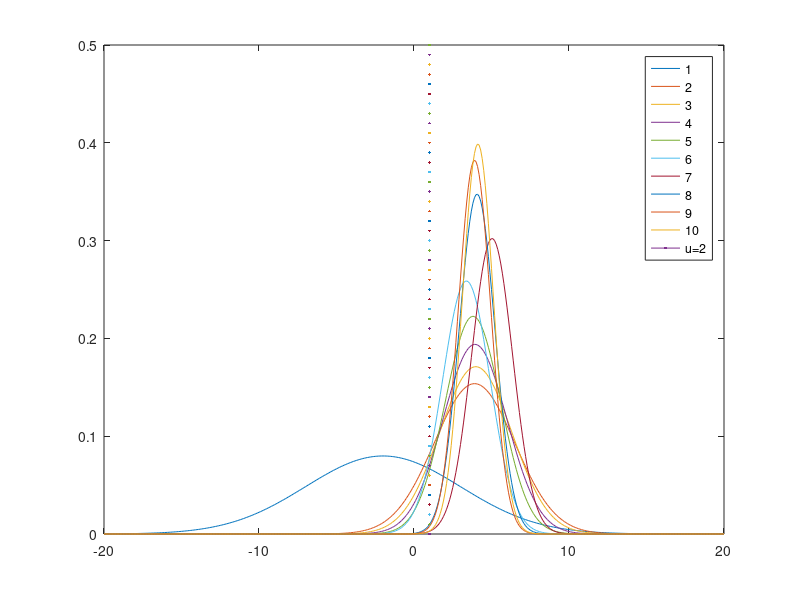

Write MATLAB code to recreate this figure.
% Kalman Filter in 1D for a time-dependent linear inverse problem.
% Jonas Latz, M.Sc.
% Lehrstuhl f?r Numerische Mathematik
% Fakult?t f?r Mathematik
% Technische Universit?t M?nchen
% jonas.latz@tum.de
% 2017 - 

% Time steps
n = 1;
t = n*10;

% Linear forward operator
G = fliplr((1:1:t)/(t+1));
G = diag(G);

%Likelihood is centred Gaussian with Variance = gamma2.
gamma2 = 0.1;

% Generate Data
true = 4;  %true value = 2.
x_true = true*ones(t,1);
data = G*x_true + normrnd(0,sqrt(gamma2),t,1);

% The intermediate distributions are Gaussian and can thus be
% represented by their mean and variances.
mu = zeros(t,1);
sigma = zeros(t,1);

% Prior:
mu(1) = -2;
sigma(1) = 25;


% Plot the intermediate distributions.
x = -20:0.1:20;
y = zeros(t,size(x,2));

y(1,:) = normpdf(x, mu(1), sqrt(sigma(1)));
figure(2)
plot(x,y(1,:));
hold on;
for i = 2:t
    mu(i) = (mu(i-1)/sigma(i-1) + (data(i)/G(i,i))/(gamma2/G(i,i)^2))/(1/sigma(i-1) + (G(i,i)^2)/gamma2);
    sigma(i) = (1/sigma(i-1) + G(i,i)^2/gamma2);
    y(i,:) = normpdf(x, mu(i), sqrt(sigma(i)));
    if mod(i,n)== 0
        plot(x,y(i,:)); %Plot only 10 intermediate distributions.
    end
end
plot(ones(1,size(0:0.01:0.5,true)),0:0.01:0.5);
legend('1','2','3','4','5','6','7','8','9','10','u=2');

hold off;





